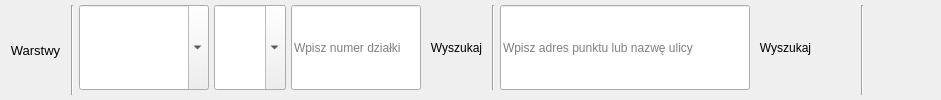
    <widget class="QFrame" name="frame">
     <property name="sizePolicy">
      <sizepolicy hsizetype="Preferred" vsizetype="Maximum">
       <horstretch>0</horstretch>
       <verstretch>0</verstretch>
      </sizepolicy>
     </property>
     <property name="minimumSize">
      <size>
       <width>0</width>
       <height>40</height>
      </size>
     </property>
     <property name="styleSheet">
      <string notr="true">QAbstractButton {
border-radius: 4px;
}</string>
     </property>
     <property name="frameShape">
      <enum>QFrame::NoFrame</enum>
     </property>
     <property name="frameShadow">
      <enum>QFrame::Plain</enum>
     </property>
     <property name="lineWidth">
      <number>0</number>
     </property>
     <layout class="QGridLayout" name="gridLayout_6">
      <property name="leftMargin">
       <number>5</number>
      </property>
      <property name="topMargin">
       <number>5</number>
      </property>
      <property name="rightMargin">
       <number>5</number>
      </property>
      <property name="bottomMargin">
       <number>5</number>
      </property>
      <property name="spacing">
       <number>5</number>
      </property>
      <item row="0" column="10" rowspan="2">
       <widget class="Line" name="line_8">
        <property name="orientation">
         <enum>Qt::Vertical</enum>
        </property>
       </widget>
      </item>
      <item row="0" column="12" rowspan="2">
       <widget class="QToolButton" name="odznacz_panelPushButton">
        <property name="sizePolicy">
         <sizepolicy hsizetype="Fixed" vsizetype="Expanding">
          <horstretch>0</horstretch>
          <verstretch>0</verstretch>
         </sizepolicy>
        </property>
        <property name="minimumSize">
         <size>
          <width>0</width>
          <height>0</height>
         </size>
        </property>
        <property name="maximumSize">
         <size>
          <width>30</width>
          <height>30</height>
         </size>
        </property>
        <property name="font">
         <font>
          <family>Segoe UI</family>
          <pointsize>10</pointsize>
          <weight>50</weight>
          <italic>false</italic>
          <bold>false</bold>
         </font>
        </property>
        <property name="toolTip">
         <string>Pokaż informacje o działce</string>
        </property>
        <property name="styleSheet">
         <string notr="true"/>
        </property>
        <property name="icon">
         <iconset>
          <normaloff>:/plugins/giap_layout/icons/info.png</normaloff>:/plugins/giap_layout/icons/info.png</iconset>
        </property>
        <property name="iconSize">
         <size>
          <width>24</width>
          <height>24</height>
         </size>
        </property>
        <property name="checkable">
         <bool>true</bool>
        </property>
        <property name="checked">
         <bool>false</bool>
        </property>
        <property name="toolButtonStyle">
         <enum>Qt::ToolButtonIconOnly</enum>
        </property>
       </widget>
      </item>
      <item row="0" column="3">
       <widget class="QComboBox" name="districtComboBox">
        <property name="sizePolicy">
         <sizepolicy hsizetype="Minimum" vsizetype="Expanding">
          <horstretch>0</horstretch>
          <verstretch>0</verstretch>
         </sizepolicy>
        </property>
        <property name="styleSheet">
         <string notr="true"/>
        </property>
        <property name="editable">
         <bool>true</bool>
        </property>
        <property name="insertPolicy">
         <enum>QComboBox::NoInsert</enum>
        </property>
        <property name="sizeAdjustPolicy">
         <enum>QComboBox::AdjustToContents</enum>
        </property>
       </widget>
      </item>
      <item row="0" column="1" rowspan="2">
       <widget class="Line" name="line_6">
        <property name="orientation">
         <enum>Qt::Vertical</enum>
        </property>
       </widget>
      </item>
      <item row="0" column="9" rowspan="2">
       <spacer name="horizontalSpacer">
        <property name="orientation">
         <enum>Qt::Horizontal</enum>
        </property>
        <property name="sizeHint" stdset="0">
         <size>
          <width>40</width>
          <height>20</height>
         </size>
        </property>
       </spacer>
      </item>
      <item row="0" column="0" rowspan="2">
       <widget class="QToolButton" name="pokaz_warstwy">
        <property name="sizePolicy">
         <sizepolicy hsizetype="Fixed" vsizetype="Expanding">
          <horstretch>0</horstretch>
          <verstretch>0</verstretch>
         </sizepolicy>
        </property>
        <property name="minimumSize">
         <size>
          <width>0</width>
          <height>30</height>
         </size>
        </property>
        <property name="font">
         <font>
          <family>Segoe UI</family>
          <pointsize>10</pointsize>
          <weight>50</weight>
          <italic>false</italic>
          <bold>false</bold>
         </font>
        </property>
        <property name="toolTip">
         <string>Pokaż panel warstw</string>
        </property>
        <property name="text">
         <string>Warstwy</string>
        </property>
        <property name="checkable">
         <bool>true</bool>
        </property>
        <property name="popupMode">
         <enum>QToolButton::InstantPopup</enum>
        </property>
        <property name="arrowType">
         <enum>Qt::NoArrow</enum>
        </property>
       </widget>
      </item>
      <item row="0" column="13" rowspan="2">
       <widget class="QToolButton" name="zaznacz_panelPushButton">
        <property name="sizePolicy">
         <sizepolicy hsizetype="Fixed" vsizetype="Expanding">
          <horstretch>0</horstretch>
          <verstretch>0</verstretch>
         </sizepolicy>
        </property>
        <property name="minimumSize">
         <size>
          <width>0</width>
          <height>0</height>
         </size>
        </property>
        <property name="maximumSize">
         <size>
          <width>30</width>
          <height>30</height>
         </size>
        </property>
        <property name="font">
         <font>
          <family>Segoe UI</family>
          <pointsize>10</pointsize>
          <weight>50</weight>
          <italic>false</italic>
          <bold>false</bold>
         </font>
        </property>
        <property name="toolTip">
         <string>Pokaż informacje o działce</string>
        </property>
        <property name="styleSheet">
         <string notr="true"/>
        </property>
        <property name="icon">
         <iconset>
          <normaloff>:/plugins/giap_layout/icons/info.png</normaloff>:/plugins/giap_layout/icons/info.png</iconset>
        </property>
        <property name="iconSize">
         <size>
          <width>24</width>
          <height>24</height>
         </size>
        </property>
        <property name="checkable">
         <bool>true</bool>
        </property>
        <property name="checked">
         <bool>false</bool>
        </property>
        <property name="autoRepeatDelay">
         <number>300</number>
        </property>
        <property name="autoRepeatInterval">
         <number>100</number>
        </property>
        <property name="toolButtonStyle">
         <enum>Qt::ToolButtonIconOnly</enum>
        </property>
       </widget>
      </item>
      <item row="0" column="4">
       <widget class="QLineEdit" name="parcelNo">
        <property name="sizePolicy">
         <sizepolicy hsizetype="Minimum" vsizetype="Expanding">
          <horstretch>0</horstretch>
          <verstretch>0</verstretch>
         </sizepolicy>
        </property>
        <property name="minimumSize">
         <size>
          <width>130</width>
          <height>0</height>
         </size>
        </property>
        <property name="maximumSize">
         <size>
          <width>16777215</width>
          <height>16777215</height>
         </size>
        </property>
        <property name="styleSheet">
         <string notr="true"/>
        </property>
        <property name="placeholderText">
         <string>Wpisz numer działki</string>
        </property>
       </widget>
      </item>
      <item row="0" column="2">
       <widget class="QComboBox" name="gminyComboBox">
        <property name="sizePolicy">
         <sizepolicy hsizetype="Minimum" vsizetype="Expanding">
          <horstretch>0</horstretch>
          <verstretch>0</verstretch>
         </sizepolicy>
        </property>
        <property name="minimumSize">
         <size>
          <width>130</width>
          <height>29</height>
         </size>
        </property>
        <property name="styleSheet">
         <string notr="true"/>
        </property>
        <property name="editable">
         <bool>true</bool>
        </property>
        <property name="insertPolicy">
         <enum>QComboBox::NoInsert</enum>
        </property>
        <property name="sizeAdjustPolicy">
         <enum>QComboBox::AdjustToContents</enum>
        </property>
       </widget>
      </item>
      <item row="0" column="6">
       <widget class="Line" name="line">
        <property name="minimumSize">
         <size>
          <width>0</width>
          <height>30</height>
         </size>
        </property>
        <property name="orientation">
         <enum>Qt::Vertical</enum>
        </property>
       </widget>
      </item>
      <item row="0" column="7">
       <widget class="QLineEdit" name="adres_line">
        <property name="sizePolicy">
         <sizepolicy hsizetype="Expanding" vsizetype="Expanding">
          <horstretch>0</horstretch>
          <verstretch>0</verstretch>
         </sizepolicy>
        </property>
        <property name="minimumSize">
         <size>
          <width>250</width>
          <height>0</height>
         </size>
        </property>
        <property name="text">
         <string/>
        </property>
        <property name="placeholderText">
         <string>Wpisz adres punktu lub nazwę ulicy</string>
        </property>
       </widget>
      </item>
      <item row="0" column="5">
       <widget class="QToolButton" name="wyszukaj_dzialke">
        <property name="sizePolicy">
         <sizepolicy hsizetype="Fixed" vsizetype="Expanding">
          <horstretch>0</horstretch>
          <verstretch>0</verstretch>
         </sizepolicy>
        </property>
        <property name="toolTip">
         <string>wyszukaj działkę</string>
        </property>
        <property name="styleSheet">
         <string notr="true">QAbstractButton {
border-radius: 4px;
}</string>
        </property>
        <property name="text">
         <string>Wyszukaj</string>
        </property>
       </widget>
      </item>
      <item row="0" column="11">
       <widget class="QFrame" name="hilucs_frame">
        <property name="frameShape">
         <enum>QFrame::NoFrame</enum>
        </property>
        <property name="frameShadow">
         <enum>QFrame::Raised</enum>
        </property>
        <property name="lineWidth">
         <number>0</number>
        </property>
        <layout class="QGridLayout" name="gridLayout_45">
         <property name="leftMargin">
          <number>0</number>
         </property>
         <property name="topMargin">
          <number>0</number>
         </property>
         <property name="rightMargin">
          <number>3</number>
         </property>
         <property name="bottomMargin">
          <number>0</number>
         </property>
        </layout>
       </widget>
      </item>
      <item row="0" column="8">
       <widget class="QToolButton" name="znajdz_adres">
        <property name="sizePolicy">
         <sizepolicy hsizetype="Minimum" vsizetype="Expanding">
          <horstretch>0</horstretch>
          <verstretch>0</verstretch>
         </sizepolicy>
        </property>
        <property name="toolTip">
         <string>Wyszukaj punkt adresowy</string>
        </property>
        <property name="styleSheet">
         <string notr="true">QAbstractButton {
border-radius: 4px;
}</string>
        </property>
        <property name="text">
         <string>Wyszukaj</string>
        </property>
       </widget>
      </item>
     </layout>
    </widget>
